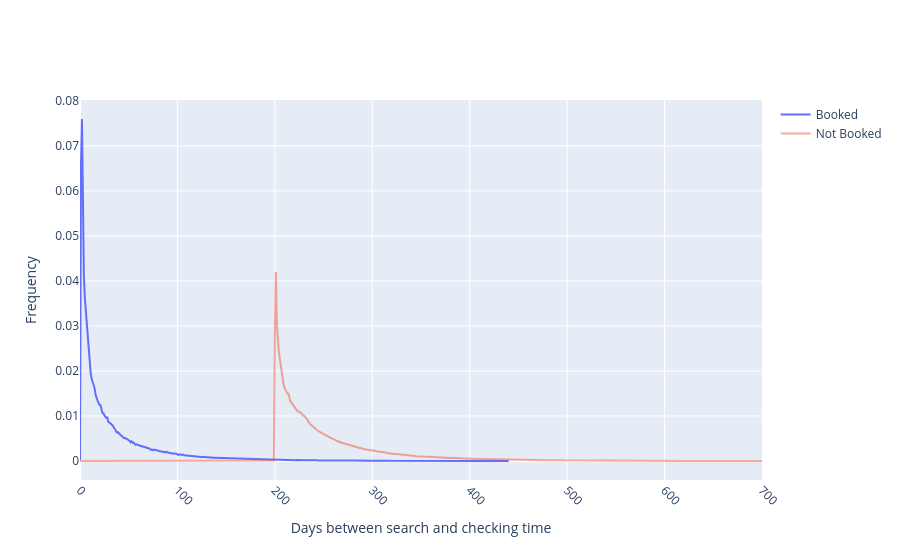

The code cell stored with this chart in its notebook:
### Code cell
not_counts = (
    not_booked['days_between']
    .value_counts(normalize=True)
    .sort_index()
)

is_counts = (
    is_booked['days_between']
    .value_counts(normalize=True)
    .sort_index()
)
trace_not_booked = go.Scatter(
    y=not_counts,
    name='Not Booked',
    opacity=0.5,
    mode='lines'
)

trace_is_booked = go.Scatter(
    y=is_counts,
    name='Booked',
    mode='lines'
)
data = [trace_is_booked, trace_not_booked]

layout = go.Layout(
    xaxis=dict(
        title='Days between search and checking time',
        tickangle=45,
        automargin=True,
        range=[0, 700]
    ),
    yaxis=dict(title='Frequency')
)

fig = go.Figure(data=data, layout=layout)
fig.show()
fig.write_json('./days_between.json')

### Figure 1 — Plotly figure (JSON) as saved in the notebook; plotly's stock layout.template omitted (floating-point values rounded to 4 significant figures; data arrays with more than 128 entries replaced by an {"elided": "..."} marker saying what was removed)
{"data": [{"mode": "lines", "name": "Booked", "type": "scatter", "y": {"elided": "441 float values"}}, {"mode": "lines", "name": "Not Booked", "opacity": 0.5, "type": "scatter", "y": {"elided": "702 float values"}}], "layout": {"xaxis": {"automargin": true, "range": [0, 700], "tickangle": 45, "title": {"text": "Days between search and checking time"}}, "yaxis": {"title": {"text": "Frequency"}}}}
